Frame 1 (no input): blank canvas, image omitted
Frame 60 (the mouse pressed at the canvas centre just before this capture): blank canvas, image omitted
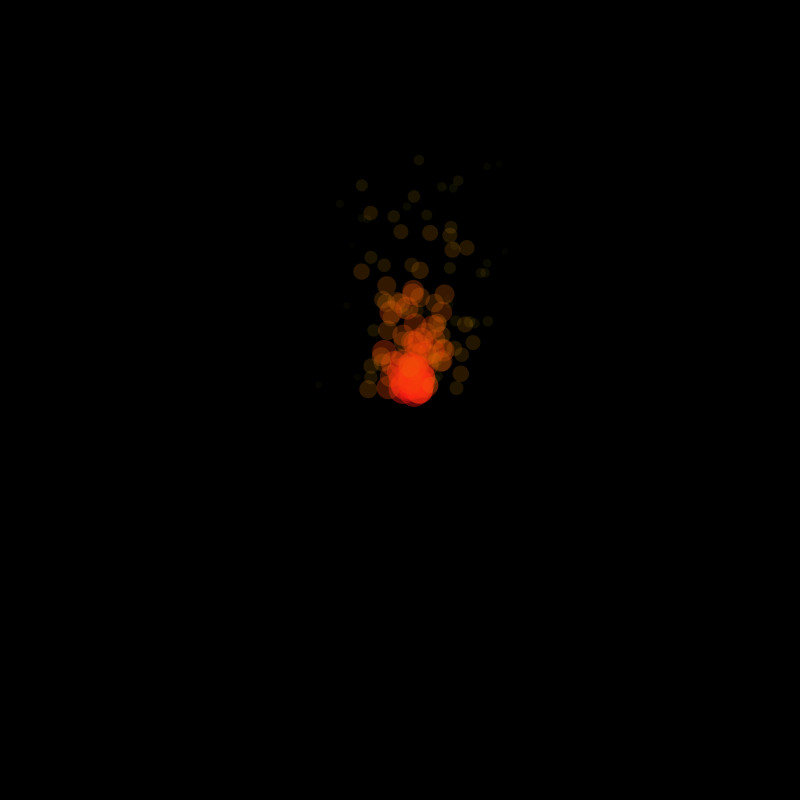
Frame 120 (the mouse held since frame 60 and released just before this capture)

The Processing sketch whose frames 1 and 60 were blank and that drew this single picture after the mouse press (run headless with seeded random() and noise(); from frame 60 on, the mouse is pressed at the canvas centre):

// Processing sketch: w8_5_particleSystem
// ── w8_5_particleSystem.pde
ArrayList<ParticleSystem> systems = new ArrayList<ParticleSystem>();

void setup() {
  size(800, 800);
}

void draw() {
  background(0);
  
  for (int i = 0; i < systems.size(); i++) {
    ParticleSystem t = systems.get(i);
    t.update();
  }
  
} 

void mousePressed() {
  
  for (int i = 0; i < 3; i++) {
    systems.add(new ParticleSystem(mouseX + random(-20, 20),mouseY+ random(-20, 20)));
  }
  
}
// ── Particle.pde
class Particle {
  float x; 
  float y;
  float dx;
  float dy;
  int r;
  int g;
  int b;
  int a;
  float s;
  float life;

  //constructor
  Particle(float _x, float _y) {
    x = _x + random(-1, 1);
    y = _y;
    dy = random(-6);
    dx = random(-2, 2);
    r = 255;
    g = 20;
    b = 20;
    a = 100;
    s = 30;
    life = 100;
  }

  void display() {
    noStroke();
    fill(r, g, b, a);
    ellipse(x, y, s, s);
  }

  void update() {
    s-= .5;
    life--;
    a -= 2;
    r --;
    b--;
    g += 4;
    x += dx;
    y += dy;
  }

  void setSize(float siz) {
    s = siz;
  }
}
// ── ParticleSystem.pde
class ParticleSystem {
  float x; 
  float y;
  ArrayList<Particle> p;

  ParticleSystem(float _x, float _y) {
    p = new ArrayList<Particle>();
    x = _x;
    y = _y;
    p = new ArrayList<Particle>();
  }

  void update() {
    Particle b = new Particle(x, y);
    p.add(b);

    for (int i = p.size()-1; i >= 0; i--) {
      Particle temp = p.get(i);
      temp.update();
      temp.display();
      if (temp.life < 0) {
        p.remove(i);
      }
    }
  }
}
